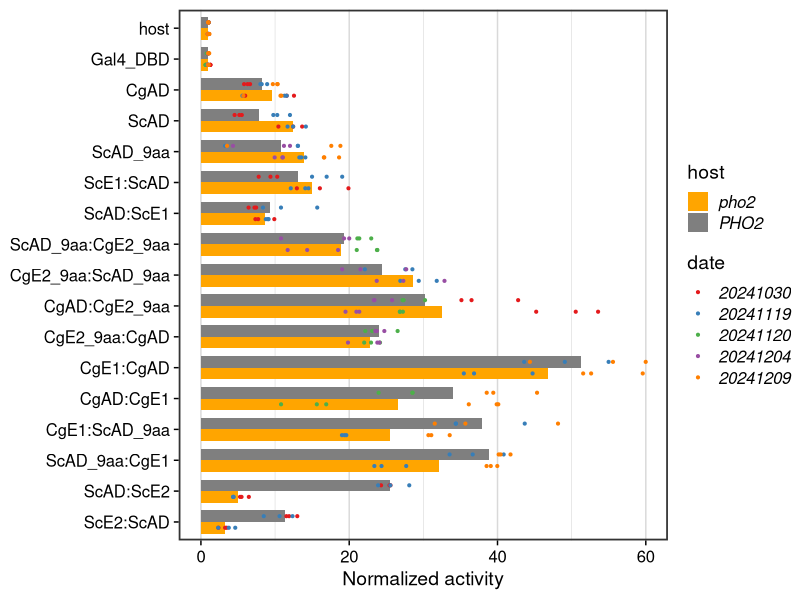
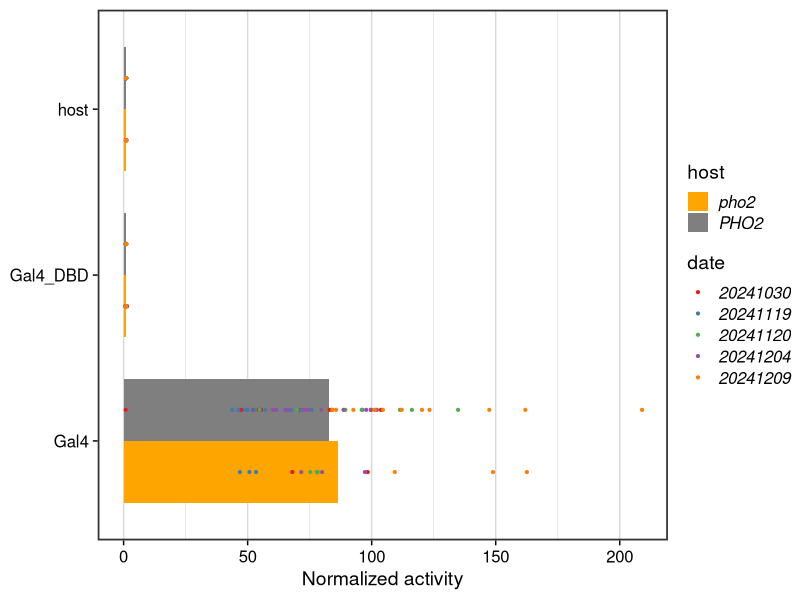
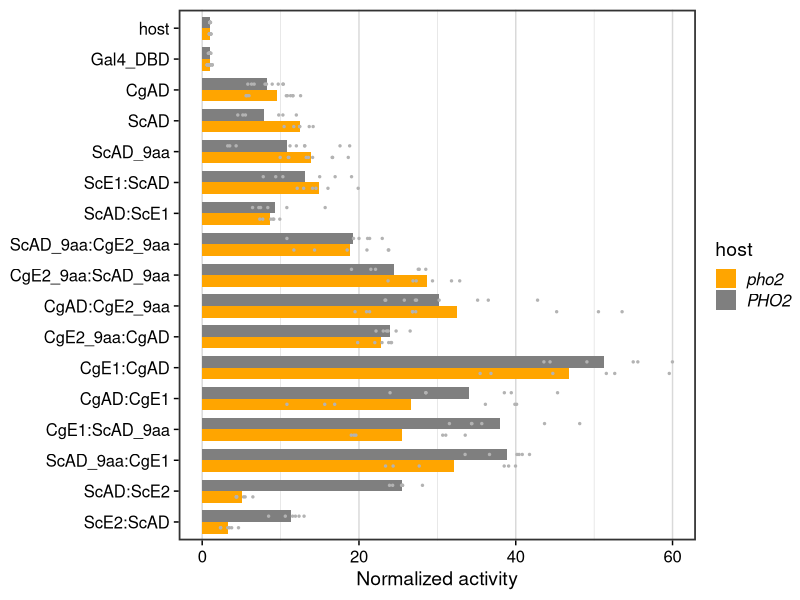
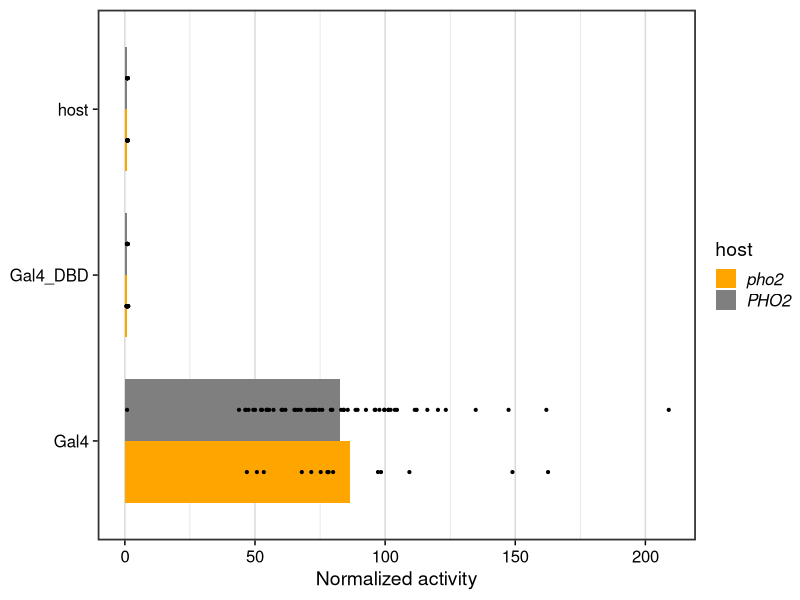
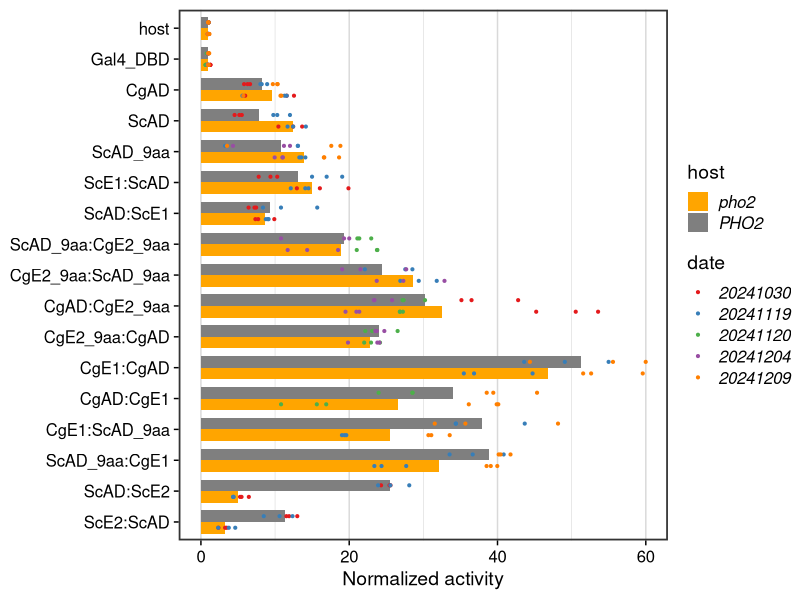
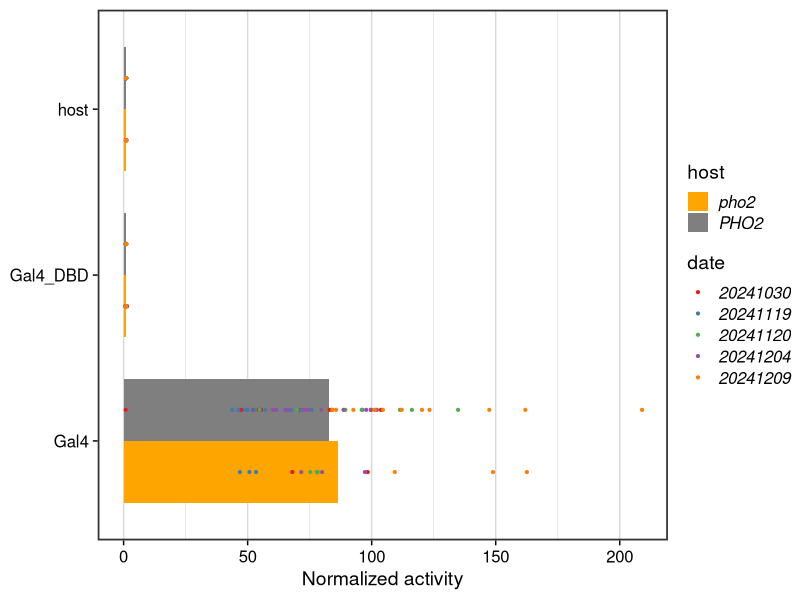
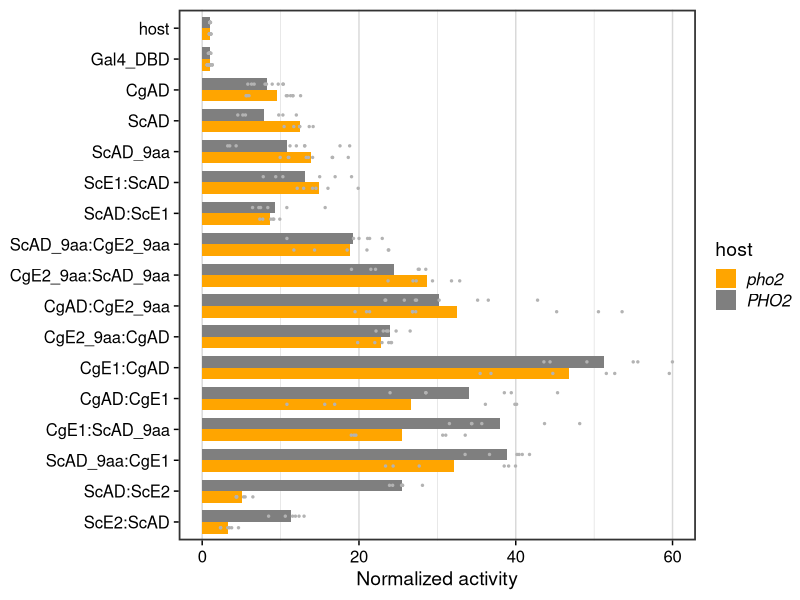
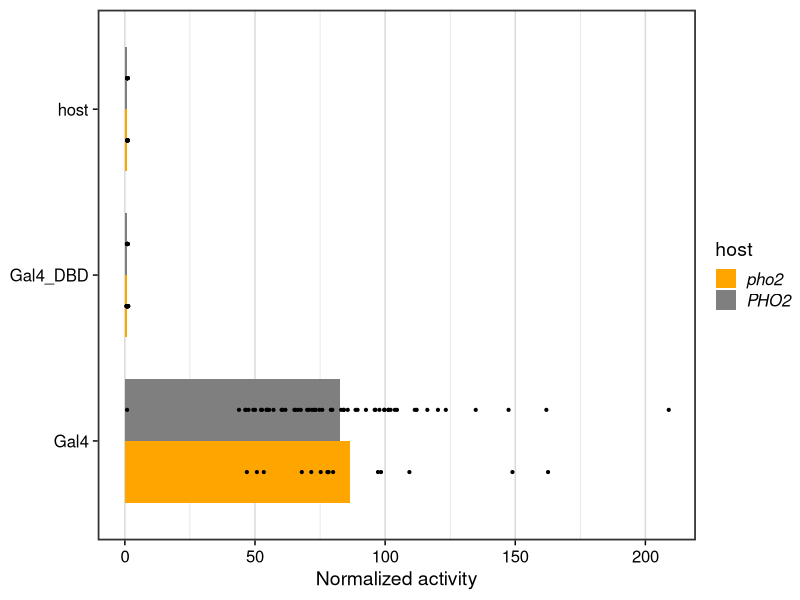

These charts were generated, in order, by the following R code:
## ---- chunk 1
require(tidyverse)
require(cowplot)
require(broom)
set.seed(12345)
old <- theme_set(theme_cowplot())
## ---- chunk 2
# read in sample information
sample <- read_tsv("../input/EO-Y1H-dep-Pho2-sample.tsv",
                   # this tells the function that it should expect two character columns
                   col_types = "cc", 
                   # this is to ensure if there are no values in some cell in the 
                   # spreadsheet file, they will be translated to NA 
                   na = character()) %>% 
  # this is to change the name and group into vectors. optional
  mutate(name = fct_inorder(name), group = fct_inorder(group))
# read in the raw data
raw <- bind_rows(
  `20241030` = read_tsv("../input/20241030-EO-Y1H-dep-Pho2-export.tsv", na = c("N/A", "")),
  `20241119` = read_csv("../input/20241119-EO-Y1H-dep-Pho2-export.csv", na = c("N/A", "")),
  `20241120` = read_csv("../input/20241120-EO-Y1H-dep-Pho2-export.csv", na = c("N/A", "")),
  `20241204` = read_csv("../input/20241204-EO-Y1H-dep-Pho2-export.csv", na = c("N/A", "")),
  `20241209` = read_csv("../input/20241209-EO-Y1H-dep-Pho2-export.csv", na = c("N/A", "")),
  .id = "Date"
)

# transform the raw data
dat <- raw %>% 
  # retain only the columns we need, and rename them for easy manipulation
  select(date = Date, sample = Sample, gate = Gate, par = `X Parameter`,
         count = Count, median = `X Median`) %>% 
  # remove bead controls
  filter(sample != "beads") %>% 
  # filter by X Parameter and gates
  # we will retain both R1 and R3 gated cells for later experimenting
  filter(gate %in% c("R1", "R3"), par == "PHO5pr-mCherry - YL2-H") %>% 
  # here, we separate the sample name into its constituent parts by "-":
  # 1. plasmid name; 2: host name; 3: replicate name
  separate(sample, into = c("plasmid", "host", "rep"), sep = "-") %>% 
  # rename the host levels
  mutate(host = fct_recode(host,
                           PHO2 = "696", pho2 = "1009", 'pho2*' = "1009a")) %>% 
  # here, we annotate the raw data by merging it with the sample information
  # sheet, joining on the common column, i.e., plasmid
  left_join(sample, by = "plasmid")
## ---- chunk 3
dat %>% filter(count < 2500, gate == "R1")
## ---- chunk 4
dat %>% filter(count < 2500, gate == "R3")
## ---- chunk 5
dat %>% filter(host == "blank") %>% arrange(gate)
## ---- chunk 6
dat %>% 
  filter(host != "blank", plasmid == "NA", gate == "R1") %>% 
  arrange(host, date)
## ---- chunk 7
# set the host levels for renaming them later
host.levels <- c("696" = "PHO2", "1009" = "pho2", "1009a" = "pho2*")

# set host colors
host.colors <- c("PHO2" = "gray50", "pho2" = "orange", "pho2*" = "orange3", 
                 "blank" = "gray90")

# set group colors
grp.colors <- c("control" = "gray50", 
                "ScPho4" = rgb(56, 118, 29, maxColorValue = 255), 
                "CgPho4" = rgb(40, 130, 200, maxColorValue = 255),
                "Combo" = rgb(142, 120, 200, maxColorValue = 255))

# set position for bar plots
pd <- position_dodge(0.75)
## ---- chunk 8
dat1 <- dat %>% 
  # use R1 gate, remove the blank wells and samples with low event number
  filter(host != "blank", gate == "R1", count > 2500) %>%
  # all constructs 
  # CgE2_9aa:ScAD_9aa was only tested in the pho2 background on 10/30, remove
  # so data is paired on each day
  filter(!(date == "20241030" & plasmid == "391")) %>% 
  # Constructs containing CgE1 had overall much lower activity on 12/04
  # note that leaving this set of data in doesn't change the conclusions
  filter(!(grepl("CgE1", name) & date == "20241204")) %>% 
  # normalize by the host no plasmid control on separate days
  group_by(host, date) %>% 
  mutate(median = median / mean(median[name == "host"])) %>% 
  ungroup() 
## ---- chunk 9
my_plot_design <- list(
  geom_bar(aes(fill = host), width = 0.75,
           stat = "summary", fun = "mean", position = pd),
  stat_summary(fun.data = "mean_sdl", fun.args = list(mult = 1), 
              geom = "linerange", color = "gray30", linewidth = 0.5,
              position = pd),
  #geom_point(aes(color = date), position = pd, size = 0.75),
  scale_x_discrete(limits = rev),
  coord_flip(),
  scale_fill_manual(values = host.colors),
  scale_color_brewer(palette = "Set1"),
  ylab("Normalized activity"),
  xlab(NULL),
  theme_cowplot(),
  panel_border(color = "gray20", size = 1.2),
  background_grid(major = "x", minor = "x"),
  theme(
    axis.line = element_blank(),
    legend.text = element_text(face = 3)
  )
)
## ---- chunk 10
p0 <- dat1 %>% 
  # exclude pho2 alternative transformant from the plot
  filter(host != "pho2*") %>% 
  # exclude Gal4 full length from the plot
  filter(name != "Gal4") %>% 
  # reorder the levels of the host for plotting
  mutate(host = fct_relevel(host, "pho2", "pho2*", "PHO2")) %>% 
  ggplot(aes(x = name, y = median, group = host)) + my_plot_design +
  geom_point(aes(color = date), position = pd, size = 0.75)
p0
ggsave("../output/20241202-EO-Y1H-Pho2-dep-plot-date-separate.png", width = 6, height = 8)
## ---- chunk 11
p0 <- dat1 %>% 
  # exclude pho2 alternative transformant from the plot
  filter(host != "pho2*") %>% 
  # just include Gal4 full length and the controls
  filter(group == "control") %>% 
  # reorder the levels of the host for plotting
  mutate(host = fct_relevel(host, "pho2", "pho2*", "PHO2")) %>% 
  ggplot(aes(x = name, y = median, group = host)) + my_plot_design +
  geom_point(aes(color = date), position = pd, size = 0.75)
p0
ggsave("../output/20241202-EO-Y1H-Pho2-dep-plot-controls-date-separate.png", width = 6, height = 3)
## ---- chunk 12
p0 <- dat1 %>% 
  # exclude pho2 alternative transformant from the plot
  filter(host != "pho2*") %>% 
  # exclude Gal4 full length from the plot
  filter(name != "Gal4") %>% 
  # reorder the levels of the host for plotting
  mutate(host = fct_relevel(host, "pho2", "pho2*", "PHO2")) %>% 
  ggplot(aes(x = name, y = median, group = host)) + my_plot_design +
  geom_point(position = pd, size = 0.5, color = "gray70")
p0
ggsave("../output/20241202-EO-Y1H-Pho2-dep-plot.png", width = 6, height = 8)
## ---- chunk 13
p0 <- dat1 %>% 
  # exclude pho2 alternative transformant from the plot
  filter(host != "pho2*") %>% 
  # just include Gal4 full length and the controls
  filter(group == "control") %>% 
  # reorder the levels of the host for plotting
  mutate(host = fct_relevel(host, "pho2", "pho2*", "PHO2")) %>% 
  ggplot(aes(x = name, y = median, group = host)) + my_plot_design +
  geom_point(position = pd, size = 0.75)
p0
ggsave("../output/20241202-EO-Y1H-Pho2-dep-plot-controls.png", width = 6, height = 3)
## ---- chunk 14
dat1 %>% 
  filter(host != "pho2*") %>% 
  select(name, host, median) %>% 
  nest(data = -name) %>% 
  mutate(test = map(data, \(x) t.test(median ~ host, data = x)),
         tidied = map(test, tidy)) %>% 
  unnest(tidied) %>%
  select(sample = name, dA = estimate, statistic, p.value) %>% 
  mutate(P.adj = p.adjust(p.value, method = "holm")) %>% 
  arrange(P.adj)
## ---- chunk 15
# paired with ScAD_9aa
grp <- c("ScAD_9aa", "CgE1:ScAD_9aa", "ScAD_9aa:CgE1")
tmp <- dat1 %>% 
  filter(name %in% grp, host == "pho2") %>% 
  mutate(name = fct_relevel(name, !!!grp))
lm(median ~ name, tmp) |> summary()
## ---- chunk 16
# paired with CgAD
grp <- c("CgAD", "CgE1:CgAD", "CgAD:CgE1")
tmp <- dat1 %>% 
  filter(name %in% grp, host == "pho2") %>% 
  mutate(name = fct_relevel(name, !!!grp))
lm(median ~ name, tmp) |> summary()
## ---- chunk 17
grp <- c("ScAD", "ScAD:ScE2", "ScE2:ScAD")
tmp <- dat1 %>% 
  filter(name %in% grp, host == "PHO2") %>% 
  mutate(name = fct_relevel(name, !!!grp))
lm(median ~ name, tmp) |> summary()

## ---- chunk 18
grp <- c("ScAD", "ScAD:ScE2", "ScE2:ScAD")
tmp <- dat1 %>% 
  filter(name %in% grp, host == "pho2") %>% 
  mutate(name = fct_relevel(name, !!!grp))
lm(median ~ name, tmp) |> summary()
